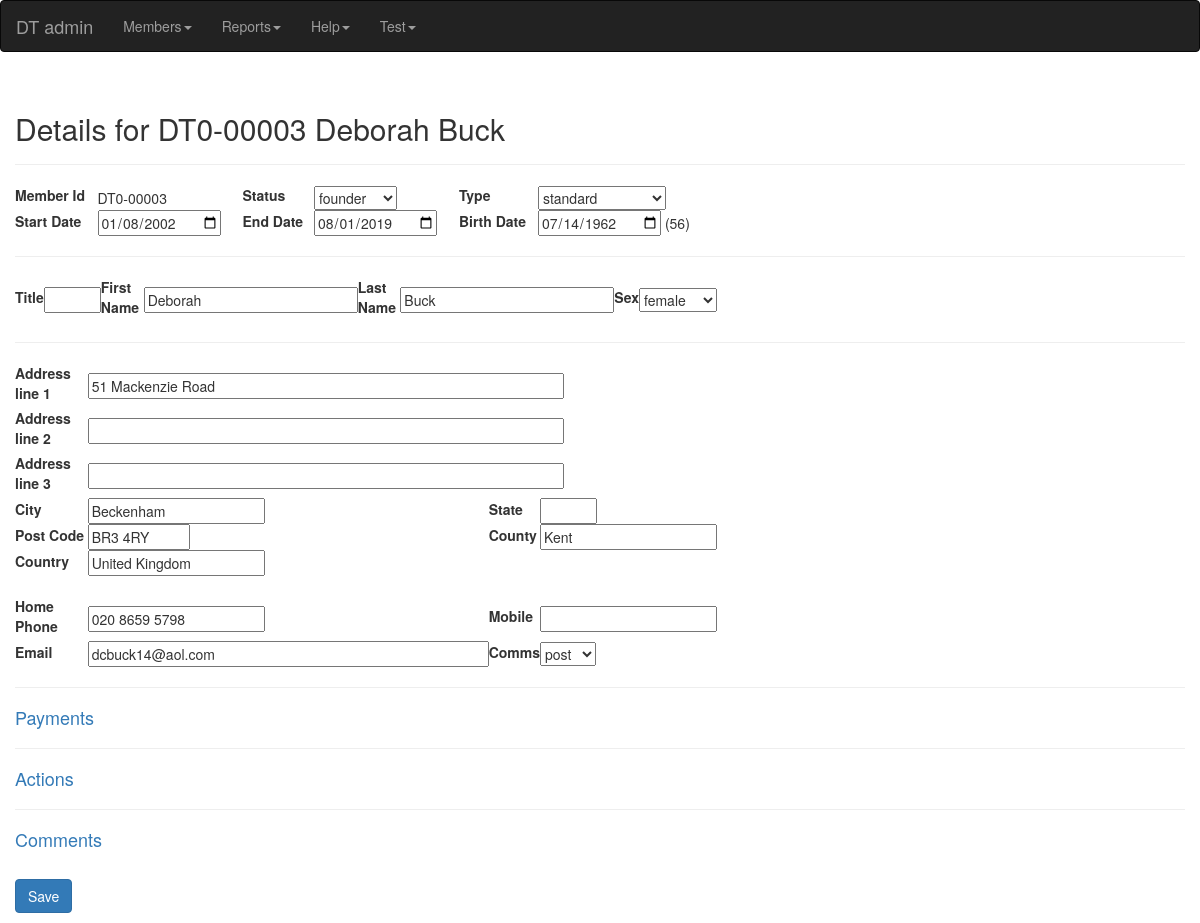
The app's page /members/3/details (signed in) with its own data.
### models/dt_db.py (models this page shows, shortened)
class Member(Base):
    __tablename__ = 'members'
    id = Column(Integer, primary_key=True)
    number = Column(Integer)
    sex = Column(EnumType(Sex), nullable=True)
    title = Column(String(10), nullable=True)
    first_name = Column(String(25), nullable=False)
    last_name = Column(String(25), nullable=False)
    birth_date = Column(Date)
    email = Column(String(120))
    home_phone = Column(String(25))
    mobile_phone = Column(String(25))
    address_id = Column(Integer, ForeignKey('addresses.id'), nullable=False)
    address = relationship('Address', back_populates='members')
    member_type = Column(EnumType(MembershipType), nullable=False)
    status = Column(EnumType(MemberStatus), nullable=False)
    start_date = Column(Date)
    end_date = Column(Date)
    last_updated = Column(Date)
    last_payment_method = Column(EnumType(PaymentMethod), nullable=True)
    comms = Column(EnumType(CommsType), nullable=True)
    external_access = Column(EnumType(ExternalAccess), nullable=True)
    user = relationship('User', uselist=False, back_populates='member')
    payments = relationship('Payment', order_by='desc(Payment.date)', back_populates='member')
    comments = relationship('Comment', order_by='desc(Comment.date)', back_populates='member')
    actions = relationship('Action', order_by='desc(Action.date)', back_populates='member')
    def dt_number(self):
        member_type = 'JD' if self.member_type == MembershipType.junior else 'DT'
        return '{}0-{:05d}'.format(member_type, self.id)
    def full_name(self):
        return self.first_name + ' ' + self.last_name
    def age(self, as_of=None):
        if self.birth_date:
            if not as_of:
                as_of = datetime.date.today()
            years = as_of.year - self.birth_date.year
            if as_of.month < self.birth_date.month or (
                    as_of.month == self.birth_date.month and as_of.day < self.birth_date.day):
                years -= 1
            return years
        return None

class Address(Base):
    __tablename__ = 'addresses'
    id = Column(Integer, primary_key=True)
    line_1 = Column(String(50))
    line_2 = Column(String(50))
    line_3 = Column(String(50))
    city = Column(String(30))
    county = Column(String(20))
    state = Column(String(10))
    post_code = Column(String(20))
    country = Column(String(25))
    members = relationship('Member', back_populates='address')

### views/members.py (the view)
@app.route('/members/<int:member_id>/details', methods=['GET', 'POST'])
@login_required
@role_required('admin')
def edit_member(member_id):
    return MaintainMembers.edit_member(member_id)

### front_end/member_details_form.py
class PaymentItemForm(FlaskForm):
    date = DateField(label='Date')
    pay_type = SelectField(label='Type', choices=PaymentType.choices(), coerce=PaymentType.coerce)
    amount = DecimalField(label='Amount', validators=[Optional()])
    method = SelectField(label='Method', choices=PaymentMethod.choices(), coerce=PaymentMethod.coerce)
    comment = StringField(label='Comment')

### back_end/interface.py (called while the page is built)
def get_member(member_id):
    return db_session.query(Member).filter_by(id=member_id).first()

def get_user(id=None, user_name=None):
    if id:
        return db_session.query(User).filter(User.id == id).first()
    if user_name:
        return db_session.query(User).filter(User.user_name == user_name).first()

def get_new_action(new_member=False):
    if new_member:
        return Action(
            date=datetime.date.today(),
            action=MemberAction.certificate,
            status=ActionStatus.open
        )
    return Action(date=datetime.date.today())

def get_new_comment():
    return Comment(
        date=datetime.date.today()
    )

def get_new_payment():
    return Payment(
        date=datetime.date.today(),
        type=PaymentType.dues,
        method=PaymentMethod.unknown
    )

### front_end/form_helpers.py (called while the page is built)
def set_select_field(field, choices, item_name=None, default_selection=None):
    if len(choices) > 0 and isinstance(choices[0], tuple):
            items = choices
    else:
        items = [(c, c) for c in choices]
    if item_name:
        field.choices = [(0, '')] + items
    else:
        field.choices = items
    if default_selection:
        field.default = default_selection
        field.data = default_selection

### front_end/members_admin.py (called while the page is built)
    @staticmethod
    def edit_member(member_id):
        form = MemberDetailsForm()
        form.member_id.data = member_id
        if form.validate_on_submit():
            if form.submit.data:
                if form.save_member(member_id):
                    flash('member saved', 'success')
                    return redirect(url_for('members'))
        elif form.errors:
            flash_errors(form)
        if not form.is_submitted():
            form.populate_member(member_id)
        return render_template('member_details.html', form=form, render_link=render_link)

### globals/enumerations.py (called while the page is built)
    @classmethod
    def choices(cls, all=False):
        return [(choice, choice.name.replace('_', ' ')) for choice in cls]

    @classmethod
    def coerce(cls, item):
        if not item:
            return None
        return cls(int(item)) if not isinstance(item, cls) else item

### templates/member_details.html (shortened to what this page needs)
{% extends "base.html" %}
{% import "bootstrap/wtf.html" as wtf %}
{% block page_content %}
<div class="page-header">
    <h2>Details for {{ form.number.data }} {{ form.full_name.data }}</h2>
</div>
<form method="POST">
    <table width="60%">
        <tr>
            <td>{{ form.number.label }}</td>
            <td>{{ form.number.data }}</td>
            <td>{{ form.status.label }}</td>
            <td>{{ form.status }}</td>
            <td>{{ form.type.label }}</td>
            <td>{{ form.type }}</td>
        </tr>
        <tr>
            <td>{{ form.start_date.label }}</td>
            <td>{{ form.start_date }}</td>
            <td>{{ form.end_date.label }}</td>
            <td>{{ form.end_date }}</td>
            <td>{{ form.birth_date.label }}</td>
            <td>{{ form.birth_date }}{%if form.age.data %} ({{ form.age.data }}){% endif %}</td>
        </tr>
    </table>
    <hr/>
    <table width="60%">
        <tr>
            <td>{{ form.title.label }}</td>
            <td>{{ form.title(size='4') }}</td>
            <td>{{ form.first_name.label }}</td>
            <td>{{ form.first_name(size='25', required='required') }}</td>
            <td>{{ form.last_name.label }}</td>
            <td>{{ form.last_name(size='25', required='required') }}</td>
            <td>{{ form.sex.label }}</td>
            <td>{{ form.sex(size='1') }}</td>
        </tr>
    </table>
    <hr/>
    <table width="60%">
        <tr>
            <td>{{ form.line1.label }}</td>
            <td colspan=3>{{ form.line1(size='60', required='required') }}</td>
        </tr>
        <tr>
            <td>{{ form.line2.label }}</td>
            <td colspan=3>{{ form.line2(size='60') }}</td>
        </tr>
        <tr>
            <td>{{ form.line3.label }}</td>
            <td colspan=3>{{ form.line3(size='60') }}</td>
        </tr>
        <tr>
            <td>{{ form.city.label }}</td>
            <td>{{ form.city(size='20') }}</td>
            <td>{{ form.state.label }}</td>
            <td>{{ form.state(size='4') }}</td>
        </tr>
        <tr>
            <td>{{ form.post_code.label }}</td>
            <td>{{ form.post_code(size='10') }}</td>
            <td>{{ form.county.label }}</td>
            <td>{{ form.county(size='20') }}</td>
        </tr>
        <tr>
            <td>{{ form.country.label }}</td>
            <td>{{ form.country(size='20') }}</td>
        </tr>
        <tr>
            <td>&nbsp;</td>
        </tr>
        <tr>
            <td>{{ form.home_phone.label }}</td>
            <td>{{ form.home_phone(size='20') }}</td>
            <td>{{ form.mobile_phone.label }}</td>
            <td>{{ form.mobile_phone(size='20') }}</td>
        </tr>
        <tr>
            <td>{{ form.email.label }}</td>
            <td>{{ form.email(size='50') }}</td>
            <td>{{ form.comms.label }}</td>
            <td>{{ form.comms(required='required') }}</td>
        </tr>
    </table>
    <hr/>
    <h4><a data-toggle="collapse" href="#payments" aria-expanded="false" aria-controls="payments">Payments</a></h4>
    <hr/>
    <h4><a data-toggle="collapse" href="#actions" aria-expanded="false" aria-controls="actions">Actions</a></h4>
    <hr/>
    <h4><a data-toggle="collapse" href="#comments" aria-expanded="false" aria-controls="comments">Comments</a></h4>
    <p><br>{{ form.submit(class="btn btn-primary") }}</p>
</form>
{% endblock %}

### records on screen
Member: status "founder", start_date "01/08/2002", end_date "08/01/2019", birth_date "07/14/1962", first_name "Deborah", last_name "Buck", sex "female", home_phone "020 8659 5798", email "dcbuck14@aol.com", comms "post"
Address: city "Beckenham", post_code "BR3 4RY", county "Kent", country "United Kingdom"
